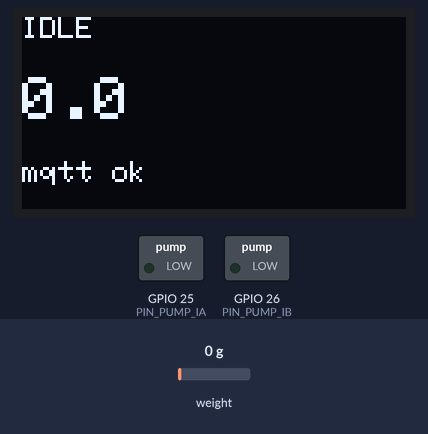
Bench run of a program on a simulated ESP32. On the bench: 128×64 one-colour display, switched loads named in the program (green lamp = pin HIGH). The inputs (shaded band) are chosen by the test bench; at power-on: weight on the scale 0 g. WiFi joins after 1.5 s; servers stay silent unless stated; no MQTT or app messages arrive unless stated; not simulated (calls return 0 or success): secrets.h; names the files do not define were given values by the test bench: MQTT_PORT = 1883; what the program prints to the serial monitor is not drawn.

Above: at 7.7 s.
7.8 s: weight on the scale set to 100 g
At 9.0 s:
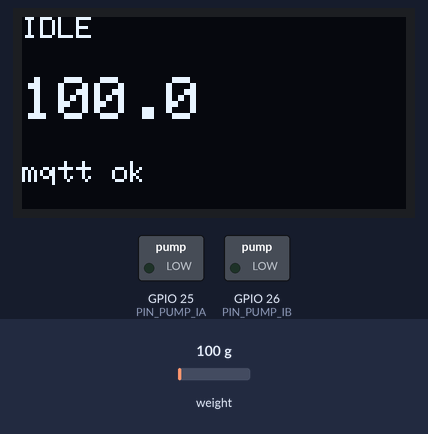
9.8 s: weight on the scale set to 1250 g
At 10.9 s:
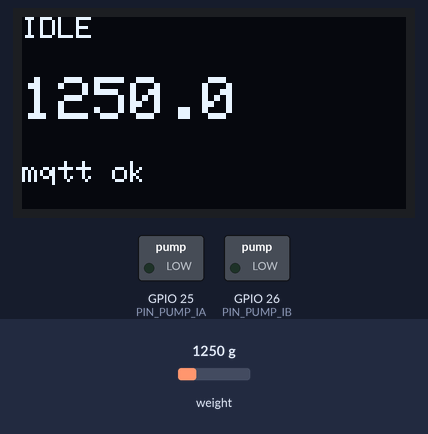
13.7 s: weight on the scale set to 2500 g
At 14.6 s:
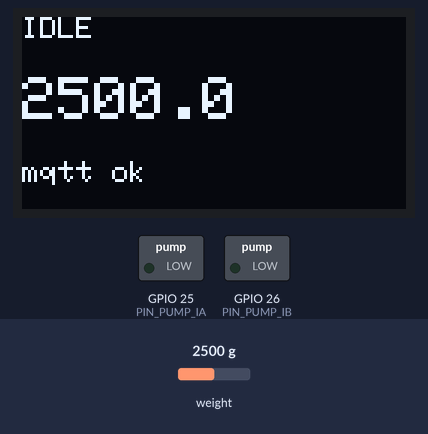
Timing chart, 0 to 16.7 s (numbered marks = the images above; inputs shaded):
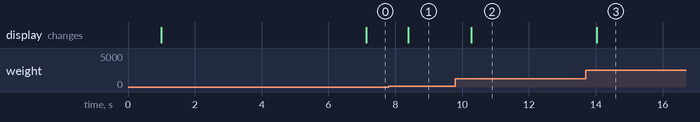

The program:

main.cpp
```cpp
#include <Arduino.h>
#include <Wire.h>
#include <WiFi.h>
#include <PubSubClient.h>
#include <Adafruit_SSD1306.h>
#include <HX711.h>
#include "secrets.h"

#define OLED_ADDR   0x3C
#define PIN_SDA     21
#define PIN_SCL     22
#define PIN_HX_DT   16
#define PIN_HX_SCK  4
#define PIN_PUMP_IA 25
#define PIN_PUMP_IB 26

#define SCALE_FACTOR 405.0f

Adafruit_SSD1306 display(128, 64, &Wire, -1);
HX711 scale;
WiFiClient wifiClient;
PubSubClient mqtt(wifiClient);

static bool oledOk = false;
static char topicCommand[64];
static char topicResult[64];
static char topicTelemetry[64];
static unsigned long lastTelemetry = 0;

bool oledAlive() {
  Wire.beginTransmission(OLED_ADDR);
  return Wire.endTransmission() == 0;
}

void initOled() {
  if (!display.begin(SSD1306_SWITCHCAPVCC, OLED_ADDR)) return;
  display.setTextColor(SSD1306_WHITE);
  display.clearDisplay();
  display.display();
  oledOk = true;
}

void drawStatus(float g, const char* state) {
  if (!oledOk) return;
  display.clearDisplay();
  display.setTextSize(1);
  display.setCursor(0, 0);
  display.println(state);
  display.setTextSize(2);
  display.setCursor(0, 20);
  display.printf("%.1f", g);
  display.setTextSize(1);
  display.setCursor(0, 48);
  display.println(mqtt.connected() ? "mqtt ok" : "mqtt --");
  display.display();
}

void pumpOff() {
  digitalWrite(PIN_PUMP_IA, LOW);
  digitalWrite(PIN_PUMP_IB, LOW);
}

void runPump(uint32_t ms, long commandId) {
  drawStatus(scale.get_units(5), "RUNNING");

  digitalWrite(PIN_PUMP_IA, HIGH);
  digitalWrite(PIN_PUMP_IB, LOW);
  delay(ms);
  pumpOff();

  // 장비는 명령 수행 여부만 보고한다. 성공 판정은 서버가 한다.
  char payload[160];
  snprintf(payload, sizeof(payload),
           "{\"device\":\"%s\",\"command_id\":%ld,\"duration_ms\":%lu,\"reported\":\"done\"}",
           DEVICE_ID, commandId, ms);
  mqtt.publish(topicResult, payload);
  Serial.printf("result -> %s\n", payload);
}

void onMessage(char* topic, byte* payload, unsigned int len) {
  char buf[128];
  unsigned int n = len < sizeof(buf) - 1 ? len : sizeof(buf) - 1;
  memcpy(buf, payload, n);
  buf[n] = '\0';

  Serial.printf("cmd <- %s\n", buf);

  // command_id 추출
  char* cidp = strstr(buf, "command_id");
  if (!cidp) { Serial.println("missing command_id"); return; }
  cidp = strchr(cidp, ':');
  if (!cidp) return;
  long commandId = strtol(cidp + 1, nullptr, 10);

  // {"duration_ms":3000} 형태에서 숫자만 추출
  char* p = strstr(buf, "duration_ms");
  if (!p) return;
  p = strchr(p, ':');
  if (!p) return;

  long ms = strtol(p + 1, nullptr, 10);
  if (ms <= 0 || ms > 30000) {
    Serial.println("invalid duration");
    return;
  }
  runPump((uint32_t)ms, commandId);
}

void connectWifi() {
  WiFi.mode(WIFI_STA);
  WiFi.begin(WIFI_SSID, WIFI_PASSWORD);
  Serial.print("wifi connecting");
  while (WiFi.status() != WL_CONNECTED) {
    delay(500);
    Serial.print(".");
  }
  Serial.printf("\nwifi ok: %s\n", WiFi.localIP().toString().c_str());
}

void connectMqtt() {
  static unsigned long backoff = 1000;
  if (mqtt.connected()) { backoff = 1000; return; }

  Serial.print("mqtt connecting... ");
  if (mqtt.connect(DEVICE_ID)) {
    Serial.println("ok");
    mqtt.subscribe(topicCommand);
    backoff = 1000;
  } else {
    Serial.printf("failed rc=%d, retry in %lums\n", mqtt.state(), backoff);
    delay(backoff);
    if (backoff < 16000) backoff *= 2;
  }
}

void setup() {
  pinMode(PIN_PUMP_IA, OUTPUT);
  pinMode(PIN_PUMP_IB, OUTPUT);
  pumpOff();

  Serial.begin(115200);
  delay(1000);

  snprintf(topicCommand,   sizeof(topicCommand),   "device/%s/command",   DEVICE_ID);
  snprintf(topicResult,    sizeof(topicResult),    "device/%s/result",    DEVICE_ID);
  snprintf(topicTelemetry, sizeof(topicTelemetry), "device/%s/telemetry", DEVICE_ID);

  Wire.begin(PIN_SDA, PIN_SCL);
  initOled();

  scale.begin(PIN_HX_DT, PIN_HX_SCK);
  scale.set_scale(SCALE_FACTOR);
  Serial.println("taring... keep the platform empty");
  delay(2000);
  scale.tare(20);

  connectWifi();
  mqtt.setServer(MQTT_HOST, MQTT_PORT);
  mqtt.setCallback(onMessage);

  Serial.println("ready");
}

void loop() {
  if (WiFi.status() != WL_CONNECTED) connectWifi();
  if (!mqtt.connected()) connectMqtt();
  mqtt.loop();

  if (!scale.is_ready()) { delay(50); return; }
  float g = scale.get_units(5);

  bool alive = oledAlive();
  if (alive && !oledOk) { initOled(); }
  else if (!alive) { oledOk = false; }
  drawStatus(g, "IDLE");

  if (millis() - lastTelemetry > 1000) {
    lastTelemetry = millis();
    char payload[96];
    snprintf(payload, sizeof(payload),
             "{\"device\":\"%s\",\"weight_g\":%.2f}", DEVICE_ID, g);
    mqtt.publish(topicTelemetry, payload);
  }

  delay(100);
}
```

Measured:
- after the input at 7.8 s, the display: changes after 0.59 s (image 1)
- after the input at 9.8 s, the display: changes after 0.47 s (image 2)
- after the input at 13.7 s, the display: changes after 0.33 s (image 3)
